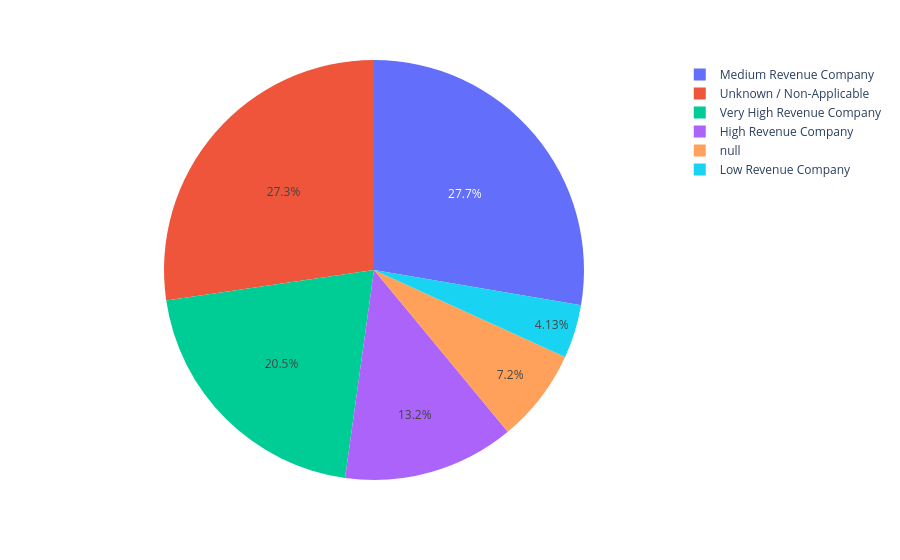

This figure's notebook cell:
### Markdown cell above
### What is the percentage of each company revenue category ?

### Code cell
px.pie(df, names= 'revenue_categories')

### Figure 1 — Plotly figure (JSON) as saved in the notebook; plotly's stock layout.template omitted (floating-point values rounded to 4 significant figures; data arrays with more than 128 entries replaced by an {"elided": "..."} marker saying what was removed)
{"data": [{"domain": {"x": [0, 1], "y": [0, 1]}, "hovertemplate": "revenue_categories=%{label}<extra></extra>", "labels": {"elided": "2251 str values"}, "legendgroup": "", "name": "", "showlegend": true, "type": "pie"}], "layout": {"legend": {"tracegroupgap": 0}, "margin": {"t": 60}}}
